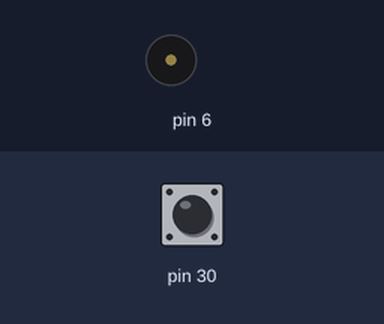
This sketch was run on a simulated Arduino Leonardo, built with avr-gcc and run on an emulated ATmega32U4. Parts: buzzer (waves = sounding). The inputs (shaded band) are chosen by the test bench; at power-on: pin 30 HIGH.

Above: at 1.2 s.
1.3 s: pin 30 pulled LOW for 0.15 s
At 1.9 s:
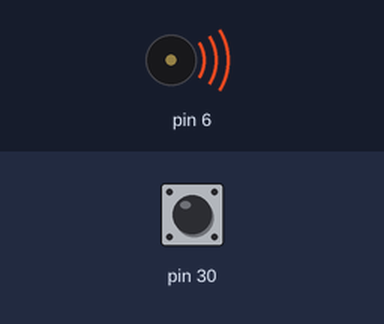
4.4 s: pin 30 pulled LOW for 3.2 s
10.6 s: pin 30 pulled LOW for 1 s
At 15.7 s:
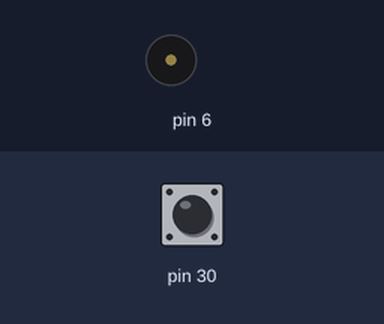
Timing chart, 0 to 17.2 s (numbered marks = the images above; inputs shaded):
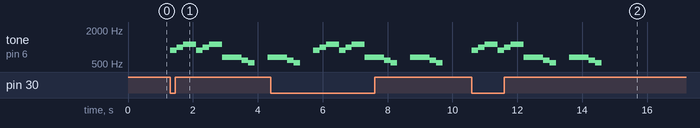

The sketch:

Liberty.ino
```cpp
#include <Wire.h>
#include <Zumo32U4.h>
#include <math.h>


Zumo32U4Buzzer buzzer;
Zumo32U4ButtonB buttonB;

//40Hz-10KHz Volume 0-15
void myPlayNote(int note, float duration, int octave, int volume)
{
  float freq = floor(15.434 * exp(0.0578 * (note + 12 * octave)));
  buzzer.playFrequency(freq, duration, volume);

}


void setup() {
  // put your setup code here, to run once:


}

  int C = 1; //todo: put these in a dictionary?
  int Cs = 2;
  int D = 3;
  int Ds = 4;
  int E = 5;
  int F = 6;
  int Fs = 7;
  int G = 8;
  int Gs = 9;
  int A = 10;
  int As = 11;
  int B = 12;

void loop() {
  // put your main code here, to run repeatedly:
  float speed = 1;
  int vol = 10;
  if (buttonB.isPressed())
  {
    myPlayNote(A, 200 * speed, 5, vol);
    delay(200* speed);
    myPlayNote(B, 200* speed, 5, vol);
    delay(200* speed);
    myPlayNote(Cs, 400* speed, 6, vol);
    delay(400* speed);

    myPlayNote(A, 200* speed, 5, vol);
    delay(200* speed);
    myPlayNote(B, 200* speed, 5, vol);
    delay(200* speed);
    myPlayNote(Cs, 400* speed, 6, vol);
    delay(400* speed);

    myPlayNote(E, 600* speed, 5, vol);
    delay(600* speed);
    myPlayNote(D, 200* speed, 5, vol);
    delay(200* speed);
    myPlayNote(C, 200* speed, 5, vol);
    delay(600* speed);

    myPlayNote(E, 600* speed, 5, vol);
    delay(600* speed);
    myPlayNote(D, 200* speed, 5, vol);
    delay(200* speed);
    myPlayNote(C, 200* speed, 5, vol);
    delay(600* speed);

  }
}
```

Measured:
- after the input at 1.3 s, tone on pin 6: plays 882 Hz for 0.20 s, 990 Hz for 0.20 s, 1111 Hz for 0.40 s, 882 Hz for 0.20 s, 990 Hz for 0.20 s, 1111 Hz for 0.40 s … (10 notes in this stretch), starting at once
- after the input at 10.6 s, tone on pin 6: plays 882 Hz for 0.20 s, 990 Hz for 0.20 s, 1111 Hz for 0.40 s, 882 Hz for 0.20 s, 990 Hz for 0.20 s, 1111 Hz for 0.40 s … (12 notes in this stretch), starting at once
